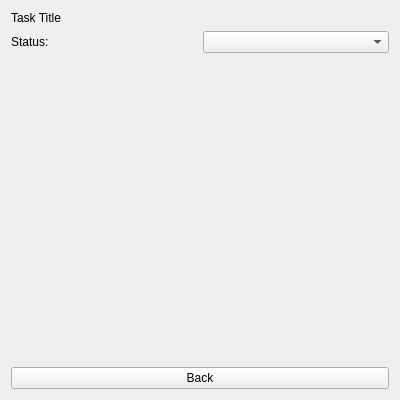
<?xml version="1.0" encoding="UTF-8"?>
<ui version="4.0">
 <class>DetailWindow</class>
 <widget class="QWidget" name="DetailWindow">
  <property name="geometry">
   <rect>
    <x>0</x>
    <y>0</y>
    <width>400</width>
    <height>400</height>
   </rect>
  </property>
  <property name="windowTitle">
   <string>Task Detail</string>
  </property>
  <layout class="QVBoxLayout" name="verticalLayout">
   <item>
    <layout class="QVBoxLayout" name="info_layout">
     <item>
      <widget class="QLabel" name="titel_label">
       <property name="text">
        <string>Task Title</string>
       </property>
      </widget>
     </item>
     <item>
      <layout class="QHBoxLayout" name="status_layout">
       <item>
        <widget class="QLabel" name="status_label">
         <property name="text">
          <string>Status:</string>
         </property>
        </widget>
       </item>
       <item>
        <widget class="QComboBox" name="status_menu"/>
       </item>
      </layout>
     </item>
    </layout>
   </item>
   <item>
    <spacer name="verticalSpacer">
     <property name="orientation">
      <enum>Qt::Vertical</enum>
     </property>
     <property name="sizeType">
      <enum>QSizePolicy::Expanding</enum>
     </property>
     <property name="sizeHint" stdset="0">
      <size>
       <width>10</width>
       <height>200</height>
      </size>
     </property>
    </spacer>
   </item>
   <item>
    <widget class="QPushButton" name="back_button">
     <property name="text">
      <string>Back</string>
     </property>
    </widget>
   </item>
  </layout>
 </widget>
 <resources/>
 <connections/>
</ui>
